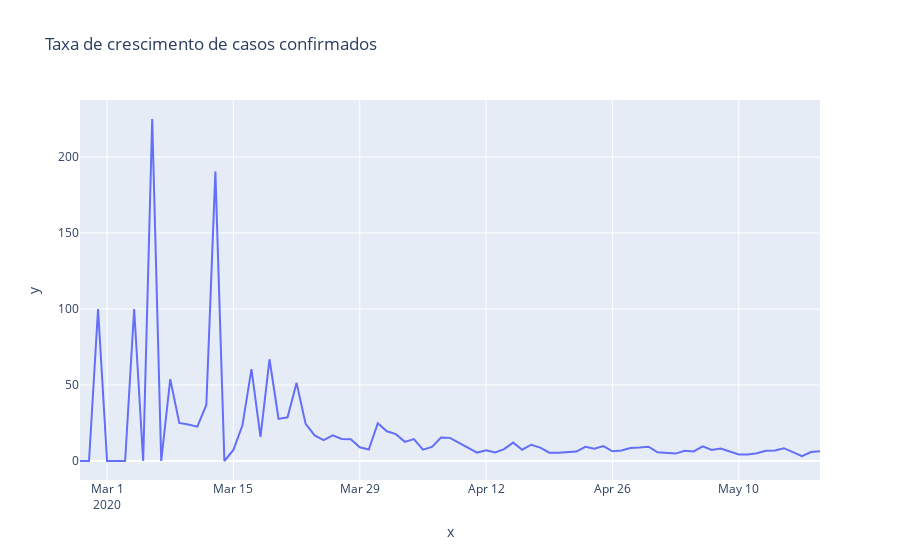

Write notebook code for a chart like this one.
### Code cell
primeiro_dia = brasil.observationdate.loc[brasil.confirmed>0].min()

px.line(x=pd.date_range(primeiro_dia,brasil.observationdate.max())[1:],
       y=tx_dia, title = 'Taxa de crescimento de casos confirmados')
